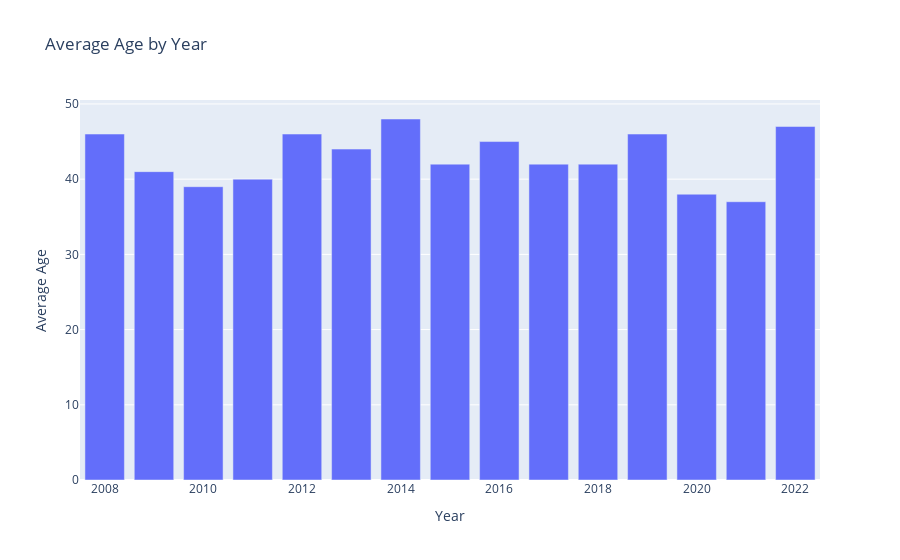

The notebook cell saved with this chart:
### Code cell
# Average Age By Year

fig = go.Figure(data=[go.Bar(x=average_age_by_year.index, y=average_age_by_year.values)])

# Update layout
fig.update_layout(title='Average Age by Year',
                  xaxis_title='Year',
                  yaxis_title='Average Age')

# Show the plot
fig.show()

### Figure 1 — Plotly figure (JSON) as saved in the notebook; plotly's stock layout.template omitted (floating-point values rounded to 4 significant figures)
{"data": [{"type": "bar", "x": [2008, 2009, 2010, 2011, 2012, 2013, 2014, 2015, 2016, 2017, 2018, 2019, 2020, 2021, 2022], "y": [46, 41, 39, 40, 46, 44, 48, 42, 45, 42, 42, 46, 38, 37, 47]}], "layout": {"autosize": true, "title": {"text": "Average Age by Year"}, "xaxis": {"autorange": true, "range": [2008.0, 2022.0], "title": {"text": "Year"}, "type": "linear"}, "yaxis": {"autorange": true, "range": [0, 50.53], "title": {"text": "Average Age"}, "type": "linear"}}}
